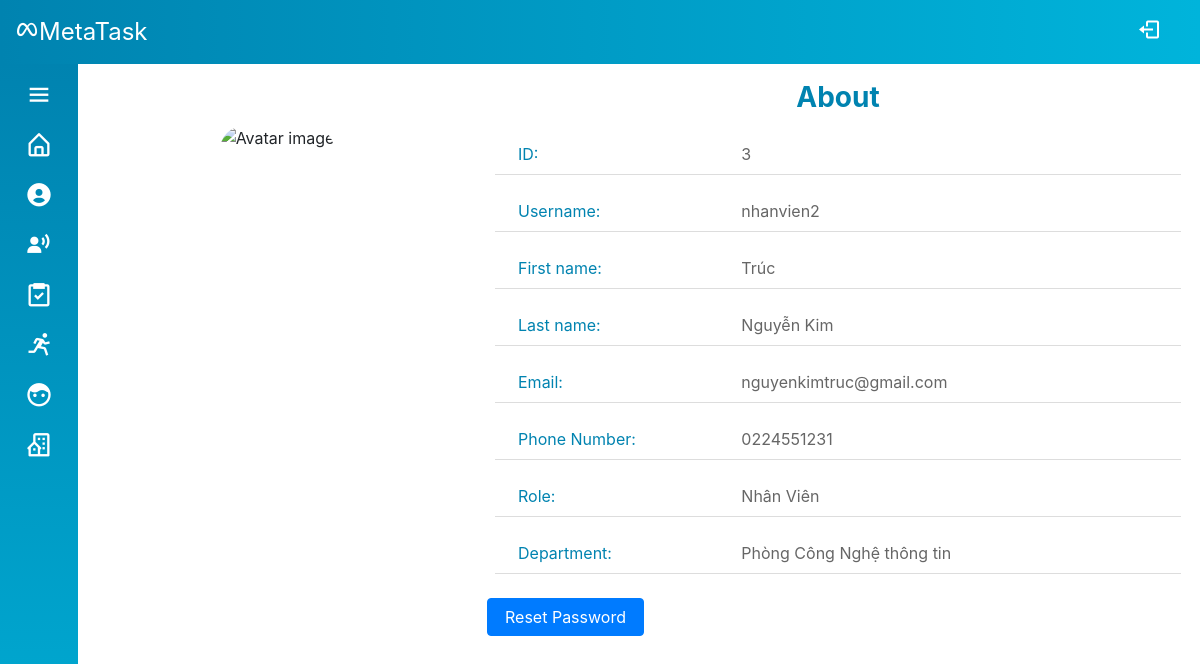
The page /Source/mvc/index.php?controller=user&action=view&id=3 (signed in) on the database as committed earlier.
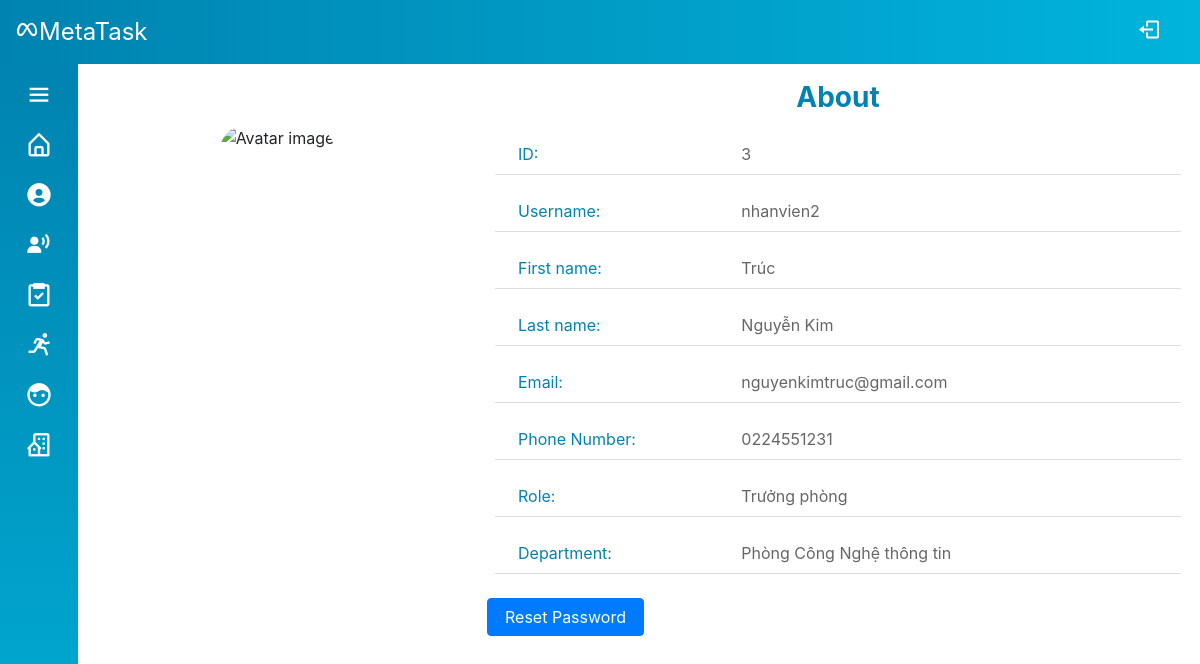
The same page on the database as committed later.
### tables this page shows
CREATE TABLE `account_info` (
  `id` int(6) UNSIGNED NOT NULL,
  `firstname` varchar(30) NOT NULL,
  `lastname` varchar(30) NOT NULL,
  `email` varchar(50) DEFAULT NULL,
  `phone` varchar(30) DEFAULT NULL,
  `avatar` varchar(200) DEFAULT NULL,
  `department` int(6) UNSIGNED NOT NULL
);

CREATE TABLE `account` (
  `id` int(6) UNSIGNED NOT NULL,
  `username` varchar(30) NOT NULL,
  `password` varchar(100) NOT NULL,
  `role` int(6) UNSIGNED DEFAULT 1,
  `activated` tinyint(4) DEFAULT 0,
  `token` varchar(50) DEFAULT NULL
);

CREATE TABLE `role` (
  `id` int(6) UNSIGNED NOT NULL,
  `description` varchar(30) NOT NULL
);

CREATE TABLE `department` (
  `id` int(6) UNSIGNED NOT NULL,
  `name` varchar(30) NOT NULL
);

### Source/mvc/controllers/base_controller.php (called while the page is built, shortened)
<?php
    class BaseController {
        protected $name;
        public function render($view, $data = array()) {
            extract($data);
            require_once('views/' .$this->name . '/' . $view . '.php');
            require_once('views/layout/template.php');
        }
    }
?>

### Source/mvc/controllers/user_controller.php (called while the page is built, shortened)
<?php
require_once('models/User.php');
require_once('base_controller.php');
class UserController extends BaseController
{
    public function view()
    {
        $id = filter_input(INPUT_GET, 'id', FILTER_SANITIZE_STRING);
        $user = User::get($id);
        $this->render('view', array('user' => $user));
    }
}

### Source/mvc/route.php (called while the page is built, shortened)
<?php
$obj = new $className();
$obj->$action();

### Source/mvc/index.php (called while the page is built, shortened)
<?php
require_once('route.php');

### Source/mvc/models/User.php (called while the page is built, shortened)
<?php
class User
{
    public function __construct(
        $id,
        $firstname,
        $lastname,
        $email,
        $phone,
        $avatar,
        $department
    ) {
        $this->id = $id;
        $this->firstname = $firstname;
        $this->lastname = $lastname;
        $this->email = $email;
        $this->phone = $phone;
    }
    public static function get($id)
    {
        $sql = "select * from account_info where id = :id";
        $conn = DB::getConnection();
        $stm = $conn->prepare($sql);
        $stm->execute(array('id' => $id));
        if ($item = $stm->fetch()) {
            if ($item['avatar'] === null) {
                $src = "https://www.nj.com/resizer/zovGSasCaR41h_yUGYHXbVTQW2A=/1280x0/smart/cloudfront-us-east-1.images.arcpublishing.com/advancelocal/SJGKVE5UNVESVCW7BBOHKQCZVE.jpg";
                $item['avatar'] = $src;
            }
            return new User($item['id'], $item['firstname'], $item['lastname'], $item['email'], $item['phone'], $item['avatar'], $item['department']);
        }
        return null;
    }
    public static function getUsername($id)
    {
        $sql = "select username from account where id = :id";
        $conn = DB::getConnection();
        $stm = $conn->prepare($sql);
        $stm->execute(array('id' => $id));
        if ($item = $stm->fetch()) {
            return $item['username'];
        }
        return null;
    }
    public static function getDepartmentName($id)
    {
        $sql = "select name from department where id = :id";
        $conn = DB::getConnection();
        $stm = $conn->prepare($sql);
        $stm->execute(array('id' => $id));
        if ($item = $stm->fetch()) {
            return $item['name'];
        }
        return null;
    }
    public static function getRole($id)
    {
        $sql = "select role from account where id = :id";
        $conn = DB::getConnection();
        $stm = $conn->prepare($sql);
        $stm->execute(array('id' => $id));
        if ($item = $stm->fetch()) {
            return $item['role'];
        }
        return null;
    }
    public static function getRoleName($roleID)
    {
        $sql = "select description from role where id = :roleID";
        $conn = DB::getConnection();
        $stm = $conn->prepare($sql);
        $stm->execute(array('roleID' => $roleID));
        if ($item = $stm->fetch()) {
            return $item['description'];
        }
        return null;
    }
}

### Source/mvc/views/user/view.php (the view, shortened to what the changed rows need)
<div class="container-fluid">
    <div class="row">
        <div class="col-12 col-md-8">
            <div class="profile-info">
                <div class="info-body">
                    <ul class="info-list">
                        <li class="row">
                            <div class="col-12 col-md-4 info-label">ID:</div>
                            <div class="col-12 col-md-8 info-content" id="user-id">
                                <?= $user->id ?>
                            </div>
                        </li>
                        <li class="row">
                            <div class="col-12 col-md-4 info-label">Username:</div>
                            <div class="col-12 col-md-8 info-content">
                                <?= User::getUsername($user->id) ?>
                            </div>
                        </li>
                        <li class="row">
                            <div class="col-12 col-md-4 info-label">First name:</div>
                            <div class="col-12 col-md-8 info-content">
                                <?= $user->firstname ?>
                            </div>
                        </li>
                        <li class="row">
                            <div class="col-12 col-md-4 info-label">Last name:</div>
                            <div class="col-12 col-md-8 info-content">
                                <?= $user->lastname ?>
                            </div>
                        </li>
                        <li class="row">
                            <div class="col-12 col-md-4 info-label">Email:</div>
                            <div class="col-12 col-md-8 info-content">
                                <?= $user->email ?>
                            </div>
                        </li>
                        <li class="row">
                            <div class="col-12 col-md-4 info-label">Phone Number:</div>
                            <div class="col-12 col-md-8 info-content">
                                <?= $user->phone ?>
                            </div>
                        </li>
                        <li class="row">
                            <div class="col-12 col-md-4 info-label">Role:</div>
                            <div class="col-12 col-md-8 info-content">
                                <?= USER::getRoleName(USER::getRole($user->id)) ?>
                            </div>
                        </li>
                        <li class="row">
                            <div class="col-12 col-md-4 info-label">Department:</div>
                            <div class="col-12 col-md-8 info-content">
                                <?= USER::getDepartmentName($user->department) ?>
                            </div>
                        </li>
                    </ul>
                </div>
            </div>
        </div>
    </div>
</div>

Rows that differ between the two databases and show on the page:
changed through a linked row, account_info "Trúc": id.description "Nhân Viên" → "Trưởng phòng"
